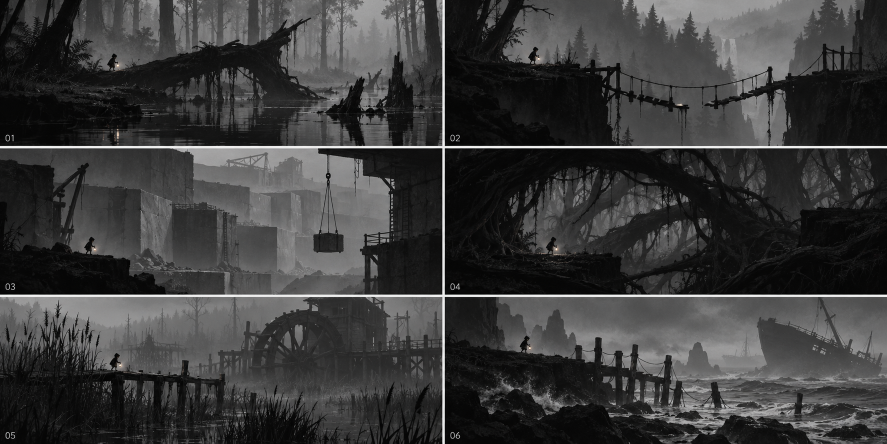
#> input picture design/environment-concepts.png, 1774 x 887 px, given as the content of the folder ../design/environment-concepts.png, which was not available (shown at 1/2 size)
$ python montage.py ../design/environment-concepts.png out.png 5 5
#> lines starting #> are read from the running program, lines starting #| are printed output that depends on the picture; pictures that were not available may be replaced by others from this repository, and a replacement may not be noted
#!/usr/bin/env python3
"""Tiles captured frames into one sheet for review.

usage: montage.py <frames_dir> <out.png> [columns] [every_nth]
"""
import pathlib
import sys

from PIL import Image, ImageDraw


def main():
    d = pathlib.Path(sys.argv[1])
    out = sys.argv[2]
    cols = int(sys.argv[3]) if len(sys.argv) > 3 else 4
    every = int(sys.argv[4]) if len(sys.argv) > 4 else 1
    files = sorted(d.glob("*.png"))[::every]
    w, h = 400, 180
    rows = (len(files) + cols - 1) // cols
    sheet = Image.new("RGB", (cols * w, max(1, rows) * (h + 14)), (40, 40, 40))
#> sheet: PIL image 2000x194 RGB; every value is 40
    draw = ImageDraw.Draw(sheet)
    for i, f in enumerate(files):
        im = Image.open(f).convert("RGB").resize((w, h))
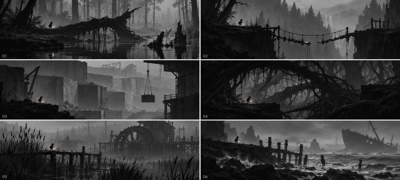
#> im: PIL image 400x180 RGB; mean R, G, B 59.8, 59.6, 59.6
        x, y = (i % cols) * w, (i // cols) * (h + 14)
        sheet.paste(im, (x, y))
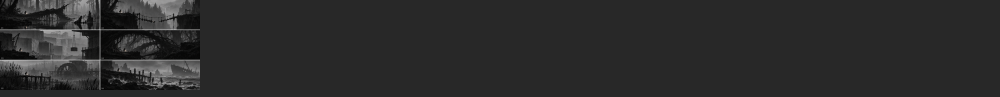
#> sheet: PIL image 2000x194 RGB (shown at 1/2 size); mean R, G, B 43.7, 43.6, 43.6
        draw.text((x + 3, y + h), f.stem, fill=(255, 255, 0))
    sheet.save(out)
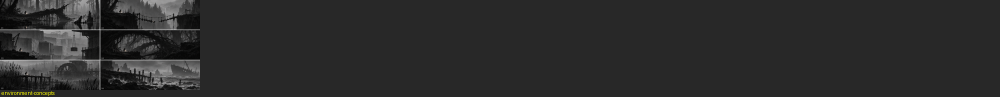
#> saved as out.png: PIL image 2000x194 RGB (shown at 1/2 size); mean R, G, B 43.8, 43.8, 43.6
    print(len(files))


if __name__ == "__main__":
    main()
